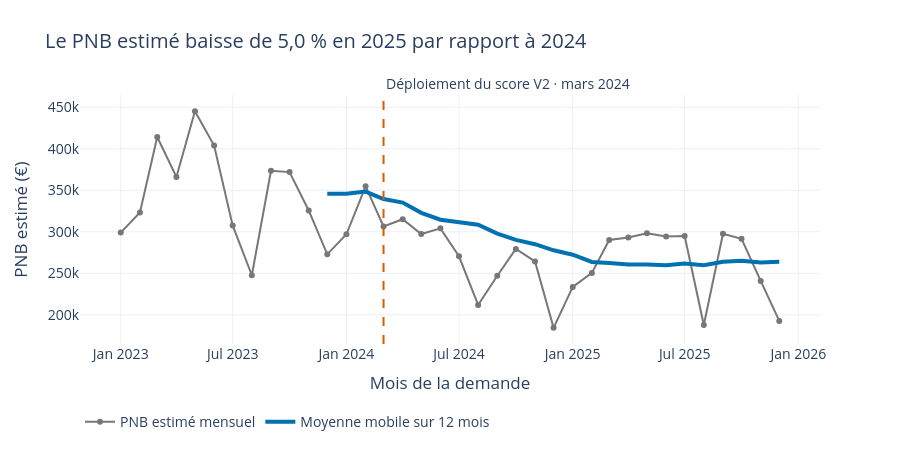

Notebook cell for this chart:
### Markdown cell above
## 2. La tendance, pour les décideurs
Courbe mensuelle, tendance sur 12 mois, et l'événement du brief annoté. Le titre dit la conclusion.

### Code cell
# PNB estimé regroupé par mois de demande
mensuel = (
    df.set_index("date_demande")["pnb_estime_eur"]
    .resample("MS")
    .sum()
)

# Moyenne mobile sur les 12 derniers mois
tendance = mensuel.rolling(12).mean()

courbe = go.Figure()

courbe.add_trace(go.Scatter(
    x=mensuel.index,
    y=mensuel.values,
    mode="lines+markers",
    name="PNB estimé mensuel",
    line={"color": "#777777", "width": 2},
    hovertemplate="%{x|%m/%Y}<br>%{y:,.0f} €<extra></extra>"
))

courbe.add_trace(go.Scatter(
    x=tendance.index,
    y=tendance.values,
    mode="lines",
    name="Moyenne mobile sur 12 mois",
    line={"color": "#0072B2", "width": 4},
    hovertemplate="%{x|%m/%Y}<br>%{y:,.0f} €<extra></extra>"
))

# Date du changement de score
date_v2 = pd.Timestamp("2024-03-01")

courbe.add_shape(
    type="line",
    x0=date_v2,
    x1=date_v2,
    y0=0,
    y1=1,
    yref="paper",
    line={"color": "#D55E00", "dash": "dash", "width": 2}
)

courbe.add_annotation(
    x=date_v2,
    y=1,
    yref="paper",
    text="Déploiement du score V2 · mars 2024",
    showarrow=False,
    xanchor="left",
    yanchor="bottom"
)

courbe.update_layout(
    title="Le PNB estimé baisse de 5,0 % en 2025 par rapport à 2024",
    xaxis_title="Mois de la demande",
    yaxis_title="PNB estimé (€)",
    template="plotly_white",
    font={"size": 14},
    height=450,
    hovermode="x unified",
    legend={"orientation": "h", "y": -0.25},
    margin={"t": 95, "b": 100}
)

courbe.show()
